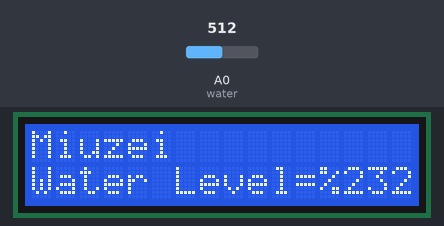
A sketch run on a simulated Arduino Uno, built with avr-gcc and run on an emulated ATmega328P. Parts: 16×2 character LCD. The test bench sets the inputs (shaded band); at power-on: A0 (water) = 512.

Above: at 3.2 s.
3.3 s: A0 (water) set to 716
At 4.2 s:
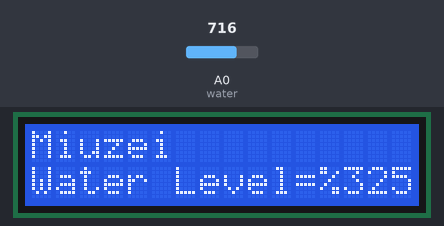
4.8 s: A0 (water) set to 900
At 6.0 s:
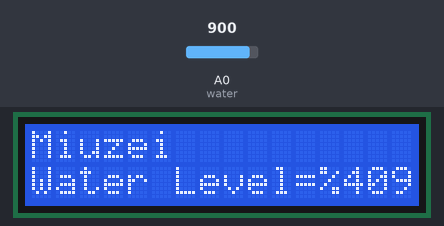
6.3 s: A0 (water) set to 1023
At 7.0 s:
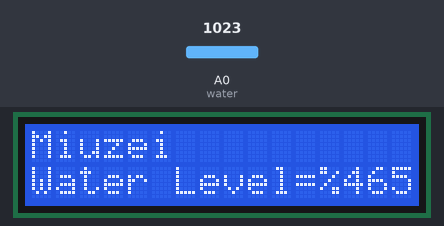
Timing chart, 0 to 9.3 s (numbered marks = the images above; inputs shaded):
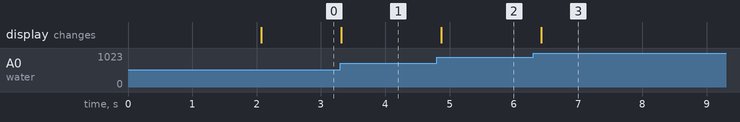

Measured:
- after the input at 3.3 s, the display: changes at once (image 1)
- after the input at 4.8 s, the display: changes after 0.07 s (image 2)
- after the input at 6.3 s, the display: changes after 0.13 s (image 3)

The sketch:

Water_level_monitoring_experiment.ino
```cpp
/*
 * Author: MIUZEI
 * IDE V1.6.9
 * Email:support@miuzeitech.com
 */
#include <LiquidCrystal.h>
LiquidCrystal lcd(12, 11, 5, 4, 3, 2);
int water = A0;
int val=0;
int count=0;
void setup()
{
  lcd.begin(16,2);
  lcd.print("  Welcome to ");
  lcd.setCursor(0,1);
  lcd.print("     Miuzei");
  delay(2000);
  lcd.clear();
}
void loop()
{
  val=analogRead(water);
  if(val>220)
  count=val/2.2;
  else
  count=0;
  lcd.clear();                 //clear display
  lcd.print("Miuzei");
  lcd.setCursor(0, 1) ;
  lcd.print("Water Level=%");
  lcd.print(count);
  delay(150);
}
```
